Frame 1 (no input): blank canvas, image omitted
Frame 60 (the mouse pressed at the canvas centre just before this capture): blank canvas, image omitted
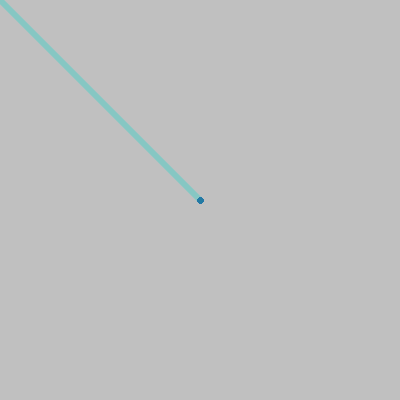
Frame 120 (the mouse held since frame 60 and released just before this capture)

The Processing sketch whose frames 1 and 60 were blank and that drew this single picture after the mouse press (run headless with seeded random() and noise(); from frame 60 on, the mouse is pressed at the canvas centre):

// Processing sketch: processing_99744
// ── processing_99744.pde

void setup() {  
  size(400, 400);
  background(192,192,192); 
}
void draw() {    
  stroke(random(75),random(255),random(100,255),100);
  strokeWeight(2+mouseX/50); 
  if(mousePressed == true) { 
    line(mouseX, mouseY, pmouseX, pmouseY);
  }
}
